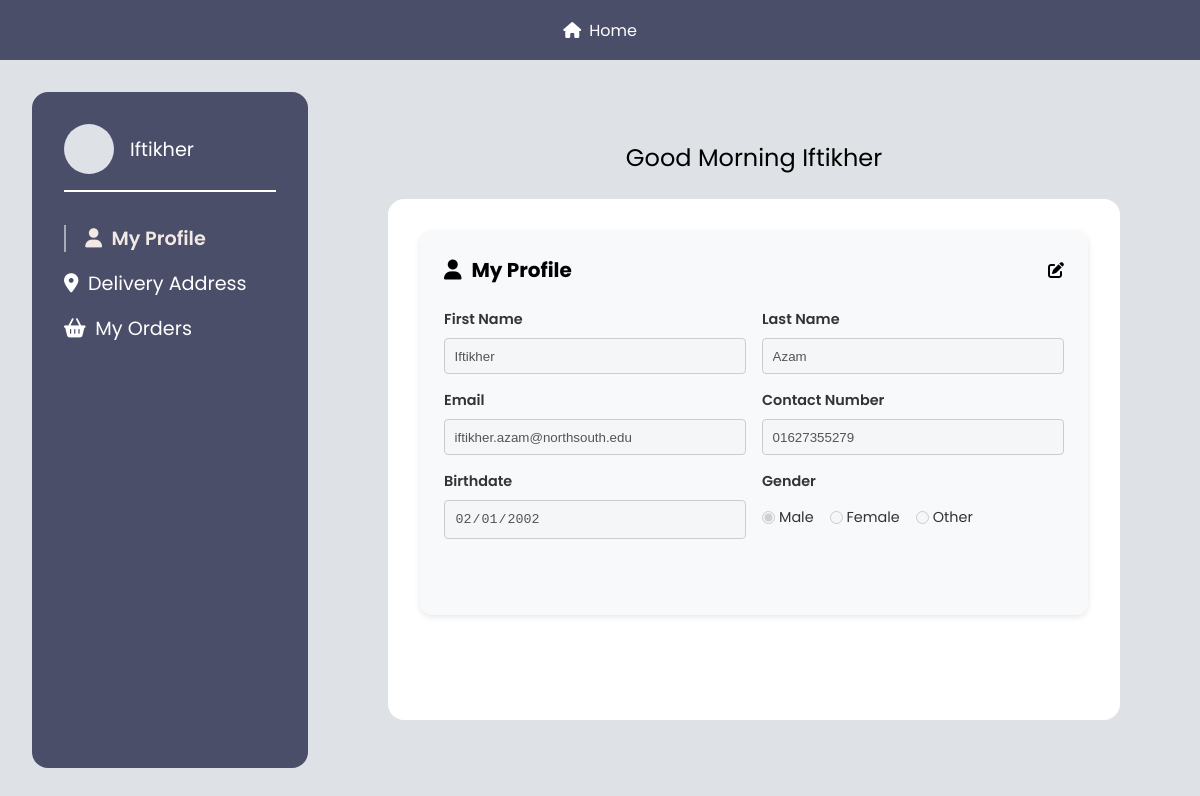
/Client/Pages/my_profile.php?profile=true (signed in), run on the app's committed database.
### tables this page shows
CREATE TABLE `customers` (
  `customer_id` int(11) NOT NULL,
  `first_name` varchar(50) NOT NULL,
  `last_name` varchar(50) DEFAULT NULL,
  `email` varchar(255) NOT NULL,
  `hashed_password` varchar(255) NOT NULL,
  `contact` varchar(15) NOT NULL,
  `dob` date NOT NULL,
  `gender` enum('M','F','O') DEFAULT 'O'
);

### Client/php/my_profile/read_profile.php (called while the page is built, shortened)
<?php
$customer_id = (int)$_SESSION['customer_id'];
include_once __DIR__ . "/../config.php";
$sql = "
select first_name, last_name, email, contact, dob, gender
from customers
where customer_id = ?;
";
$stmt = $conn->prepare($sql);
$stmt->bind_param("i", $customer_id);
$stmt->execute();
$result = $stmt->get_result();
$row = $result->fetch_assoc();
$fname = $row['first_name'];
$lname = $row['last_name'];
$email = $row['email'];
$contact = $row['contact'];
$dob = $row['dob'];
$gender = $row['gender'];
?>

### Client/Pages/my_profile.php (the view, shortened to what this page needs)
<?php
$first_name = $_SESSION['first_name'];
include_once __DIR__ . "/../php/functions.php";
if(isset($_GET['profile'])){
  include __DIR__ . "/../php/my_profile/read_profile.php";
} else if(isset($_GET['address'])) {
  include __DIR__ . "/../php/my_profile/read_address.php";
} else if(isset($_GET['my_orders'])) {
  include __DIR__ . "/../php/my_profile/read_order.php";
}
?>
<!DOCTYPE html>
<html lang="en">
<head>
  <link rel="stylesheet" href="../Styles/my_profile.css" />
  <link rel="stylesheet" href="https://cdnjs.cloudflare.com/ajax/libs/font-awesome/6.7.2/css/all.min.css"
 />
</head>
<body>
  <div class="navbar">
    <a href="../index.php"><i class="fa-solid fa-house"></i>Home</a>
  </div>
  <section class="container">
    <div class="sidebar">
      <div class="sidebar-header">
        <div class="logo"></div>
        <div class="writing">
          <p>
            <?= ucfirst($first_name)?>
          </p>
        </div>
      </div>
      <div class="sidebar-list">
        <ul>
          <li><a href="my_profile.php?profile=true" id="profile-link"
              class="<?= (isset($_GET['profile'])) ? 'active': ''?>"><i class="fa-solid fa-user"></i>My
              Profile</a></li>
          <li><a href="my_profile.php?address=true" id="address-link"
              class="<?= (isset($_GET['address'])) ? 'active': ''?>"><i class="fa-solid fa-location-dot"></i>Delivery
              Address</a></li>
          <li><a href="my_profile.php?my_orders=true" id="orders-link"
              class="<?= (isset($_GET['my_orders'])) ? 'active': ''?>"><i class="fa-solid fa-basket-shopping"></i>My
              Orders</a></li>
        </ul>
      </div>
    </div>
    <div class="content-area">
      <p>Good Morning
        <?= ucfirst($first_name) ?>
      </p>
      <div class="display-box" id="display-box">
        <?php if(isset($_GET['profile'])): ?>
        <div class="profile-form-container">
          <div class="profile-form-header">
            <h2><i class="fa-solid fa-user"></i>My Profile</h2>
            <i onclick="getEnabled()" class="fa-solid fa-pen-to-square" id="edit-icon"></i>
          </div>
          <form id="profile-form" action="../php/my_profile/update_profile.php" method="POST">
            <div class="profile-form-row">
              <div class="form-group">
                <label for="firstName">First Name</label>
                <input type="text" id="firstName" name="fname" placeholder="first name" value="<?= $fname ?>"
                  disabled />
              </div>
              <div class="form-group">
                <label for="lastName">Last Name</label>
                <input type="text" id="lastName" name="lname" placeholder="last name" value="<?= $lname ?>" disabled />
              </div>
            </div>
            <div class="profile-form-row">
              <div class="form-group">
                <label for="email">Email</label>
                <input type="email" id="email" name="email" placeholder="Email" value="<?= $email ?>" disabled />
              </div>
              <div class="form-group">
                <label for="contactNumber">Contact Number</label>
                <input type="text" id="contactNumber" name="contact" placeholder="Contact Number"
                  value="<?= $contact ?>" disabled />
              </div>
            </div>
            <div class="profile-form-row">
              <div class="form-group">
                <label>Birthdate</label>
                <input type="date" id="dob" placeholder="date of birth" name="dob" value="<?= $dob ?>" disabled />
              </div>
              <div class="form-group gender-group">
                <label>Gender</label>
                <div class="gender-options">
                  <label><input type="radio" name="gender" value="M" <?=($gender=='M' )?'checked': '' ?> disabled />
                    Male</label>
                  <label><input type="radio" name="gender" value="F" <?=($gender=='F' )?'checked': '' ?> disabled />
                    Female</label>
                  <label><input type="radio" name="gender" value="O" <?=($gender=='O' )?'checked': '' ?> disabled />
                    Other</label>
                </div>
              </div>
            </div>
            <div class="form-group">
            </div>
          </form>
        </div>
          <?php endif; ?>
        </div>
      </div>
  </section>
</body>
</html>

### Client/Styles/my_profile.css (style rules this page uses)
* { margin: 0; padding: 0; box-sizing: border-box; }
body, html { min-width: fit-content; min-height: fit-content; overflow-x: hidden; }
body { font-family: "Poppins", sans-serif; background-color: #f8f9fa; }
.navbar { width: 100%; height: 60px; background-color: #4a4e69; color: #fff; display: flex; align-items: center; justify-content: center; }
.navbar a { text-decoration: none; color: #ffffff; transition: all 300ms ease 0s; }
.container { display: grid; grid-template-columns: 1fr; gap: 1rem; padding: 1rem; min-height: calc(100vh - 60px); background-color: #dee2e6; }
.sidebar { background-color: #4a4e69; border-radius: 1rem; padding: 1.5rem; color: #fff; display: flex; flex-direction: column; gap: 2rem; font-size: 1.2rem; }
.sidebar-header { display: flex; align-items: center; gap: 1rem; padding-bottom: 1rem; border-bottom: 2px solid #fff; }
.sidebar-header .logo { height: 50px; width: 50px; border-radius: 50%; background-color: #dee2e6; }
.sidebar-list ul { list-style: none; display: flex; flex-direction: column; gap: 1rem; }
.sidebar-list li a { text-decoration: none; color: inherit; transition: all 0.3s; }
.fa-user, .fa-location-dot, .fa-basket-shopping, .fa-house { margin-right: 0.5em; }
.sidebar-list li a.active { font-weight: 600; color: #F2E9E4; padding-left: 1em; border-left: 2px solid #a8adb1; }
.content-area { background-color: #dee2e6; border-radius: 1rem; padding: 2rem; display: flex; flex-direction: column; gap: 1.5rem; text-align: center; }
.content-area p { font-size: 1.5rem; }
.display-box { background-color: #fff; border-radius: 1rem; flex: 1; min-height: 300px; padding: 2rem; text-align: left; }
@media (min-width: 768px) { .container { grid-template-columns: 1fr 3fr; padding: 2rem; gap: 2rem; } }
@media (min-width: 768px) { .sidebar { padding: 2rem; } }
@media (min-width: 768px) { .content-area { padding: 3rem; } }
.profile-form-container, .address-form-container { background-color: #f8f9fa; border-radius: 0.75rem; padding: 1.5rem; min-width: 100%; margin: 0 auto; box-shadow: 0 2px 6px rgba(0, 0, 0, 0.1); }
.profile-form-header, .address-form-header { display: flex; justify-content: space-between; align-items: center; margin-bottom: 1.5rem; }
.profile-form-header h2 { margin: 0; font-size: 1.25rem; }
.profile-form-row, .address-form-row { display: flex; gap: 1rem; margin-bottom: 1rem; }
.form-group { flex: 1; display: flex; flex-direction: column; }
.form-group label { margin-bottom: 0.5rem; font-weight: 600; font-size: 0.9rem; color: #333; }
.form-group input[type="text"], .form-group input[type="email"], .form-group input[type="date"] { padding: 0.6rem; border: 1px solid #ccc; border-radius: 0.25rem; }
.gender-options { display: flex; gap: 1rem; align-items: center; margin-top: 0.4rem; }
.gender-options label { font-weight: normal; display: flex; align-items: center; gap: 0.25rem; }

### data on the page
customers: fname "Iftikher", lname "Azam", email "iftikher.azam@northsouth.edu", contact "01627355279", dob "02/01/2002", gender "☑ Male", gender "☐ Female", gender "☐ Other"

### other printed values
$first_name "Iftikher"
